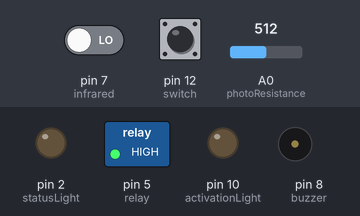
A sketch run on a simulated Arduino Uno, built with avr-gcc and run on an emulated ATmega328P. On the bench: switched loads named in the sketch (green lamp = pin HIGH), output pins drawn as LEDs (lit = HIGH), buzzer (waves = sounding). Inputs (shaded band) come from the test bench; at power-on: A0 (photoResistance) = 512, pin 7 (infrared) LOW, pin 12 (switch) HIGH. What the sketch prints to the serial monitor is not drawn.

Above: at 1.2 s.
1.3 s: A0 (photoResistance) set to 983
2.8 s: A0 (photoResistance) set to 1018
At 4.5 s:
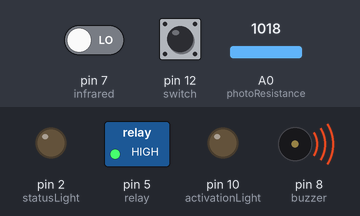
7.5 s: A0 (photoResistance) set to 990
At 12.1 s:
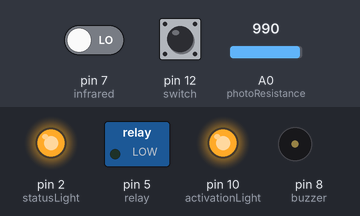
12.2 s: A0 (photoResistance) set to 1010
At 15.5 s:
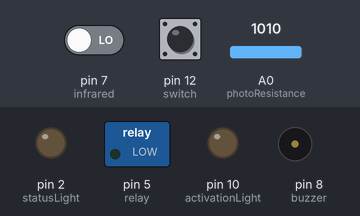
16.9 s: A0 (photoResistance) set to 900
At 21.4 s:
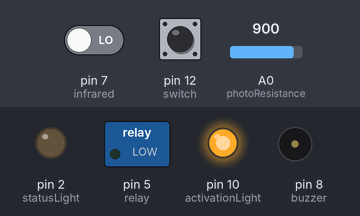
21.6 s: pin 7 (infrared) driven HIGH
At 22.5 s:
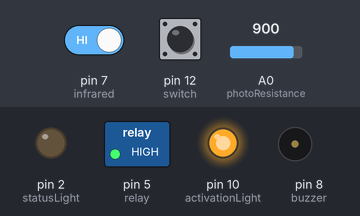
Timing chart, 0 to 24.3 s (numbered marks = the images above; inputs shaded):
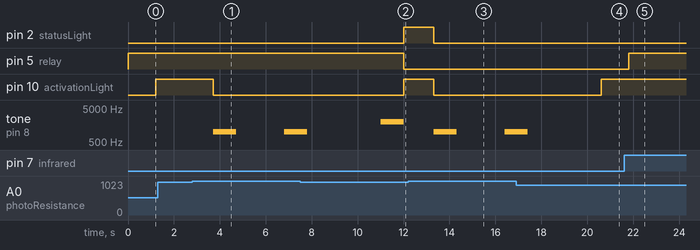

The sketch:

Maker.ino
```cpp
/*

            This program is only used for the final homework of Maker Education.
                           本程序仅供创客教育课程期末作业使用


                                    by Zian Gu
                                    06/22/2020
  Notes: statusLight shows the work status of relay.It'll turn red if there's no people in the room
         activationLight shows the acvation of the system
         bufferDuraion means the duration that the room has no people or heat source


*/
#define photoResistance 0
#define statusLight 2      //Red
#define relay 5
#define infrared 7
#define buzzer 8
#define activationLight 10 //Green
#define switch 12         //visual switch

#define bufferDuraion 10000

enum light {dark, bright};
int flag = 0;
int flagActivate = 0;
unsigned long changeTime;

void activate();//activate the system
int envBrightness();//return 0 if dark, return 1 if bright

void setup()
{
  Serial.begin(9600); // open serial port, set the baud rate to 9600 bps

  pinMode(relay, OUTPUT);
  pinMode(buzzer, OUTPUT);
  pinMode(statusLight, OUTPUT);
  pinMode(activationLight, OUTPUT);
  pinMode(switch, INPUT);
  pinMode(infrared, INPUT);

  digitalWrite(relay, HIGH);
  digitalWrite(statusLight, LOW);
  digitalWrite(activationLight, LOW);

}
void loop()
{
  int statusSwitch = digitalRead(switch);
  Serial.print("statusSwitch：");
  Serial.println(statusSwitch);
  delay(100);
  if (envBrightness() == bright && statusSwitch == LOW || envBrightness() == dark && statusSwitch == LOW)
  {
    digitalWrite(relay, HIGH);
    digitalWrite(statusLight, LOW);
    digitalWrite(activationLight, LOW);
  }
  else if (envBrightness() == bright && statusSwitch == HIGH)
  {
    delay(1000);
    activate();
    digitalWrite(activationLight, HIGH);
  }
  else
  {
    digitalWrite(statusLight, LOW);
    digitalWrite(activationLight, LOW);
    Serial.println("The light is broken!");
    tone(buzzer,1000);
    delay(1000);
    noTone(buzzer);
    delay(2000);
  }
}

//activate the system
void activate()
{
  int val_infrared = digitalRead(infrared);
  Serial.print("val_infrared:");
  Serial.println(val_infrared);
  delay(100);

  if ((val_infrared == LOW) && ((millis() - changeTime) >= bufferDuraion) && (!flagActivate))
  {

    tone(buzzer, 2000);
    delay(1000);
    noTone(buzzer);
    digitalWrite(relay, LOW);
    digitalWrite(statusLight, HIGH);
    //    changeTime = millis();
    flagActivate = 1;
  }
  else if (val_infrared == HIGH)
  {
    digitalWrite(relay, HIGH);
    digitalWrite(statusLight, LOW);
    flagActivate = 0;
    changeTime = millis();
    delay(1000);
  }
  flag = 1;
}

//return 0 if dark, return 1 if bright
int envBrightness()
{
  int status;
  int val_photoResistance = analogRead(photoResistance);
  if (val_photoResistance > 1000)
  {
    status = dark;
    return status;
  }
  else
  {
    status = bright;
    return status;
  }
}
```

Measured:
- the behaviour switches between 1000 and 1001 on A0 (photoResistance) (found by bisection; images 0 and 1)
- after the input at 1.3 s, every drawn part: stays the same
- after the input at 2.8 s, pin 10 (activationLight): HIGH → LOW after 0.90 s; tone on pin 8 (buzzer): silent → 1000 Hz after 0.90 s, → silent 1.0 s later, → 1000 Hz 2.1 s later
- after the input at 7.5 s, pin 2 (statusLight), pin 10 (activationLight): LOW → HIGH after 4.5 s; pin 5 (relay): HIGH → LOW after 4.5 s
- after the input at 12.2 s, pin 2 (statusLight), pin 10 (activationLight): HIGH → LOW after 1.1 s; tone on pin 8 (buzzer): silent → 1000 Hz after 1.1 s, → silent 1.0 s later, → 1000 Hz 2.1 s later
- after the input at 16.9 s, pin 10 (activationLight): LOW → HIGH after 3.7 s; tone on pin 8 (buzzer): goes on until 17.4 s, then stays silent
- after the input at 21.6 s, pin 5 (relay): LOW → HIGH after 0.21 s
